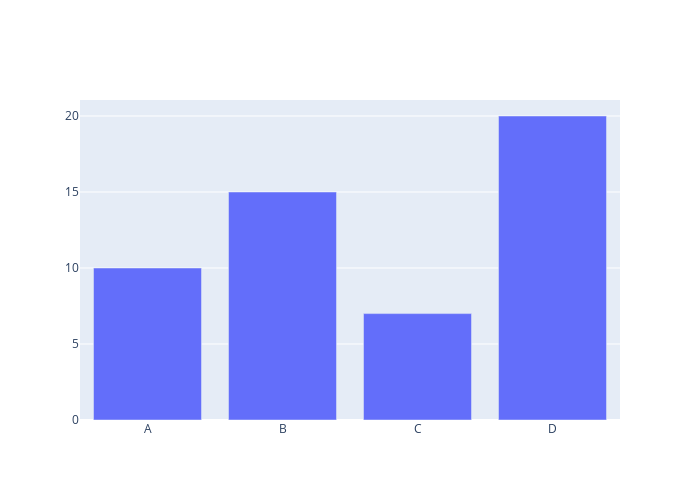

Notebook cell for this chart:
### Markdown cell above
#### Plotly:
•	Strengths: Highly interactive bar charts with hover effects, drill-down capabilities, and animations.

•	Weaknesses: Requires additional configuration for static outputs, may be overkill for simple bar charts.

### Code cell
#Plotly - bar chart

import plotly.graph_objects as go

categories = [ 'A','B','C','D' ]
values = [ 10,15,7,20 ]

fig = go.Figure(data = go.Bar( x = categories, y= values))
fig.update_layout(width=700, height=500)
fig.show()

### Figure 1 — Plotly figure (JSON) as saved in the notebook; plotly's stock layout.template omitted (floating-point values rounded to 4 significant figures)
{"data": [{"type": "bar", "x": ["A", "B", "C", "D"], "y": [10, 15, 7, 20]}], "layout": {"height": 500, "width": 700, "xaxis": {"autorange": true, "range": [-0.5, 3.5], "type": "category"}, "yaxis": {"autorange": true, "range": [0, 21.05], "type": "linear"}}}
